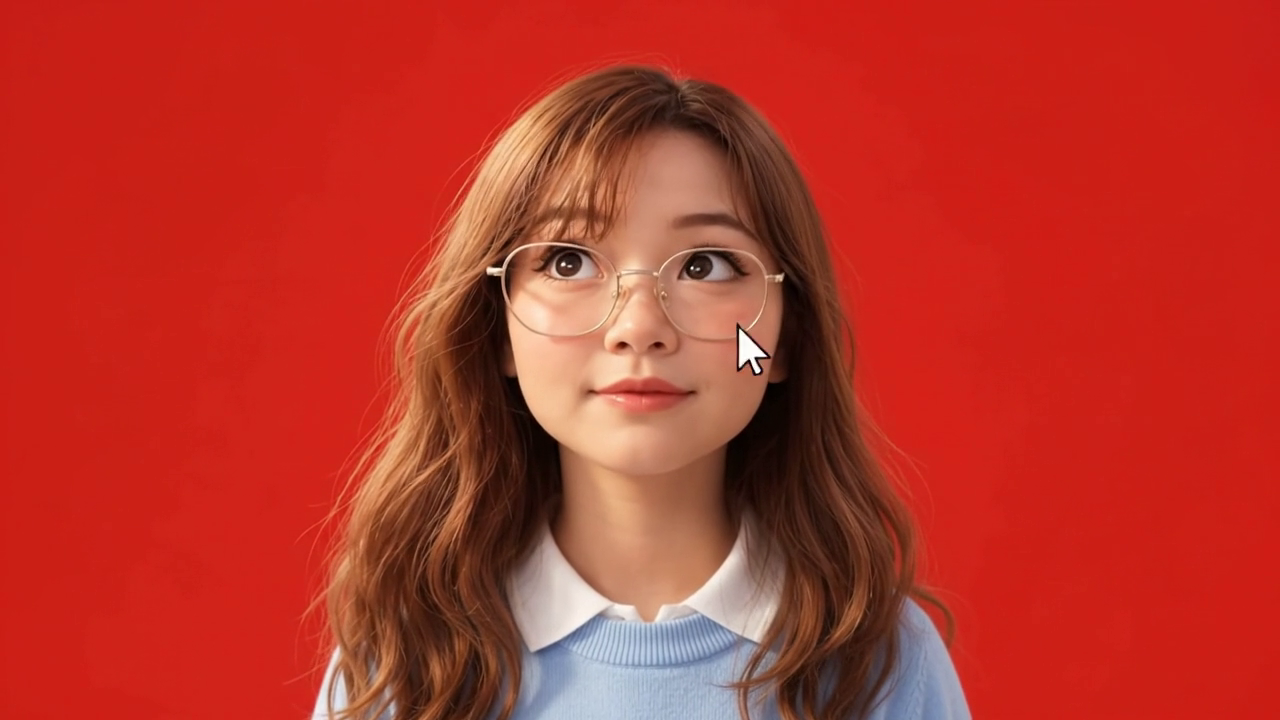
#> input picture frame 122 of <b>character.mp4<:b>/Character_tracking_cursor_animation_20260924223929.mp4, 1280 x 720 px
$ python clean_all_poses.py
#> lines starting #> are read from the running program, lines starting #| are printed output that depends on the picture; after the words box and inside, x2 and y2 are one past the last pixel; in counts of white or black regions, pixels touching at a corner belong together
import cv2
import numpy as np

def clean_frame(frame):
    img = frame.copy()
    h, w = img.shape[:2]

    # 1. Any white/black cursor outside the protected character region:
    # Character body/face region to protect:
    # Face: y 120..500, x 500..780
    # Shirt/collar: y 500..720, x 420..860

    # In background (everywhere else):
    # Any pixel where BGR is not near [22, 27, 198]
    bg_bgr = np.array([22, 27, 198], dtype=np.float32)
    diff = np.linalg.norm(img.astype(np.float32) - bg_bgr, axis=2)

    # Outside mask
    outside = np.ones((h, w), dtype=bool)
    outside[140:500, 480:800] = False # face
    outside[500:720, 380:900] = False # body/collar

    # Pixels outside character that deviate from background by > 35
    # (cursor, cursor shadow, edge artifacts)
    bad_pixels = outside & (diff > 35)

    # Also in the region x > 1000 or x < 350 or y < 100, replace bad pixels with exact background color
    # Because background is purely solid!
    img[bad_pixels] = [22, 27, 198]

    # Smooth the border around bad pixels to avoid sharp edges
    mask_bad = bad_pixels.astype(np.uint8) * 255
    kernel = cv2.getStructuringElement(cv2.MORPH_ELLIPSE, (3, 3))
    mask_dilated = cv2.dilate(mask_bad, kernel)

    # For any remaining small white cursor fragments near the edge of hair (e.g. x: 800..1050, y: 300..450):
    hair_margin = np.zeros((h, w), dtype=bool)
    hair_margin[250:420, 780:1050] = True
    white_cursor = hair_margin & ((img[:, :, 0] > 220) & (img[:, :, 1] > 220) & (img[:, :, 2] > 220))
    if np.any(white_cursor):
        w_mask = cv2.dilate(white_cursor.astype(np.uint8) * 255, cv2.getStructuringElement(cv2.MORPH_ELLIPSE, (7, 7)))
        img = cv2.inpaint(img, w_mask, 5, cv2.INPAINT_TELEA)

    return img

# Test clean_frame on 122, 136, 152, 168, 198, 234
cap = cv2.VideoCapture('<b>character.mp4<:b>/Character_tracking_cursor_animation_20260924223929.mp4')
for f in [122, 136, 152, 168, 198, 234]:
    cap.set(cv2.CAP_PROP_POS_FRAMES, f)
    ret, fr = cap.read()
    cl = clean_frame(fr)
    cv2.imwrite(f'scratch/test_poses/cleaned_{f}.png', cl)
#> this loop made 6 passes
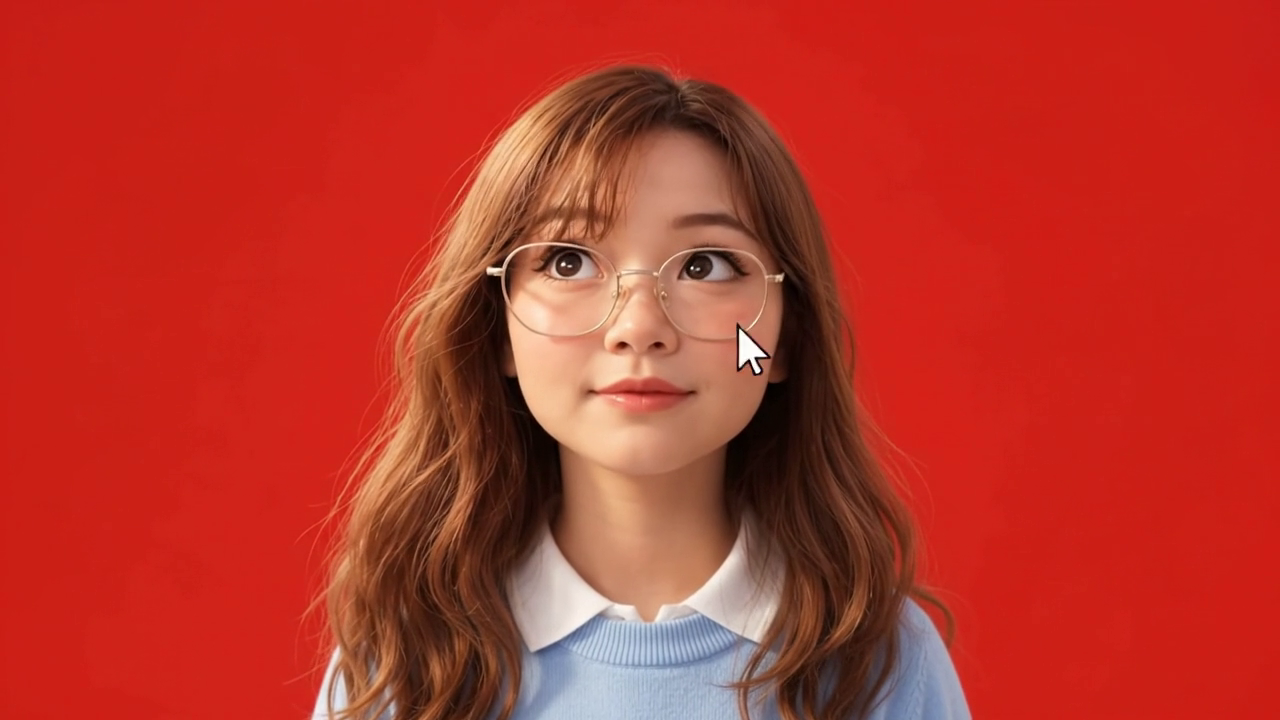
#> input picture frame 122 of <b>character.mp4<:b>/Character_tracking_cursor_animation_20260924223929.mp4, 1280 x 720 px
#> pass 1, in clean_frame, `diff = np.linalg.norm(img.astype(np.float32) - bg_bgr, axis=2)`:
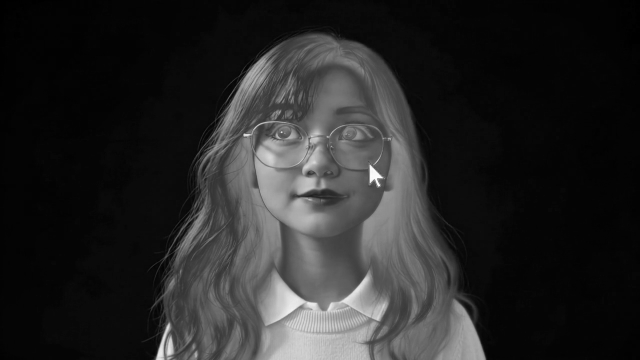
#> diff: shape (720, 1280) float32 (shown at 1/2 size); min 1, max 330.9, mean 52.4; drawn with min black and max white
#> pass 1, in clean_frame, `bad_pixels = outside & (diff > 35)`:
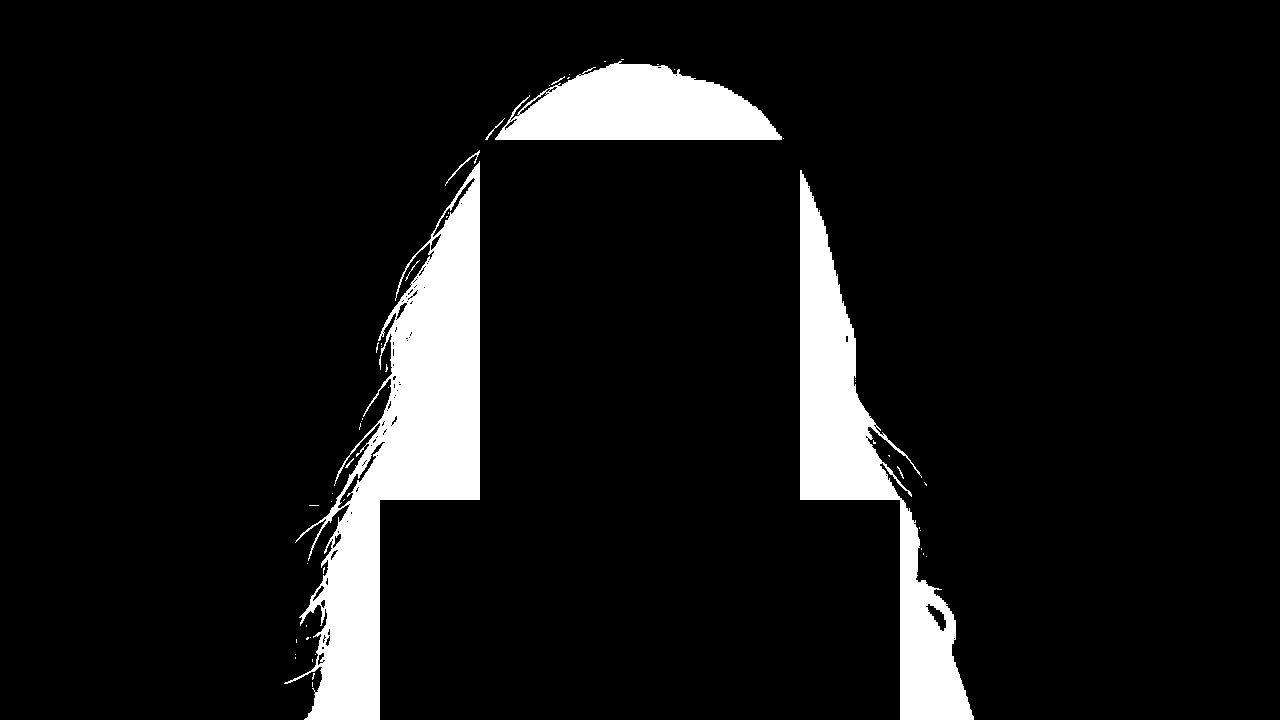
#> bad_pixels: shape (720, 1280) bool; 8.6% white; 53 white regions (44 under 20 px), largest, box (x1, y1, x2, y2) and area: (284, 161, 480, 720) 38613, (800, 170, 974, 720) 25462, (495, 61, 782, 140) 15154
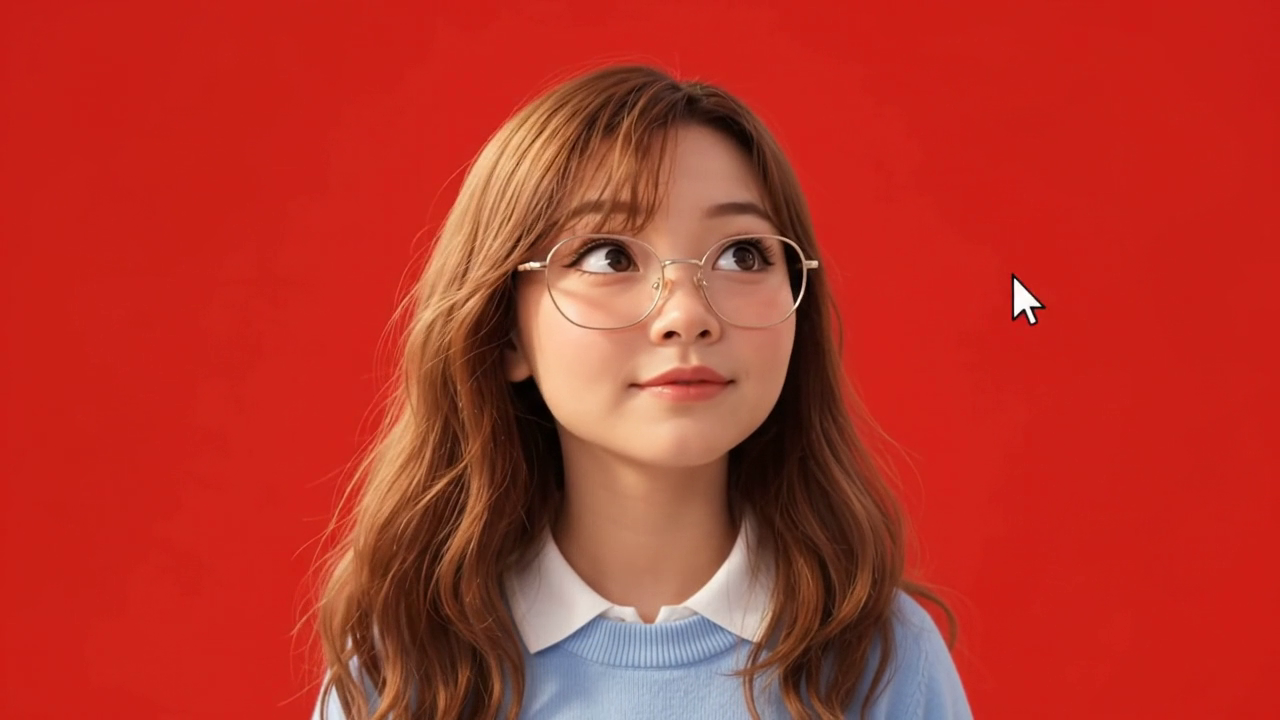
#> input picture frame 136 of <b>character.mp4<:b>/Character_tracking_cursor_animation_20260924223929.mp4, 1280 x 720 px
#> after the loop:
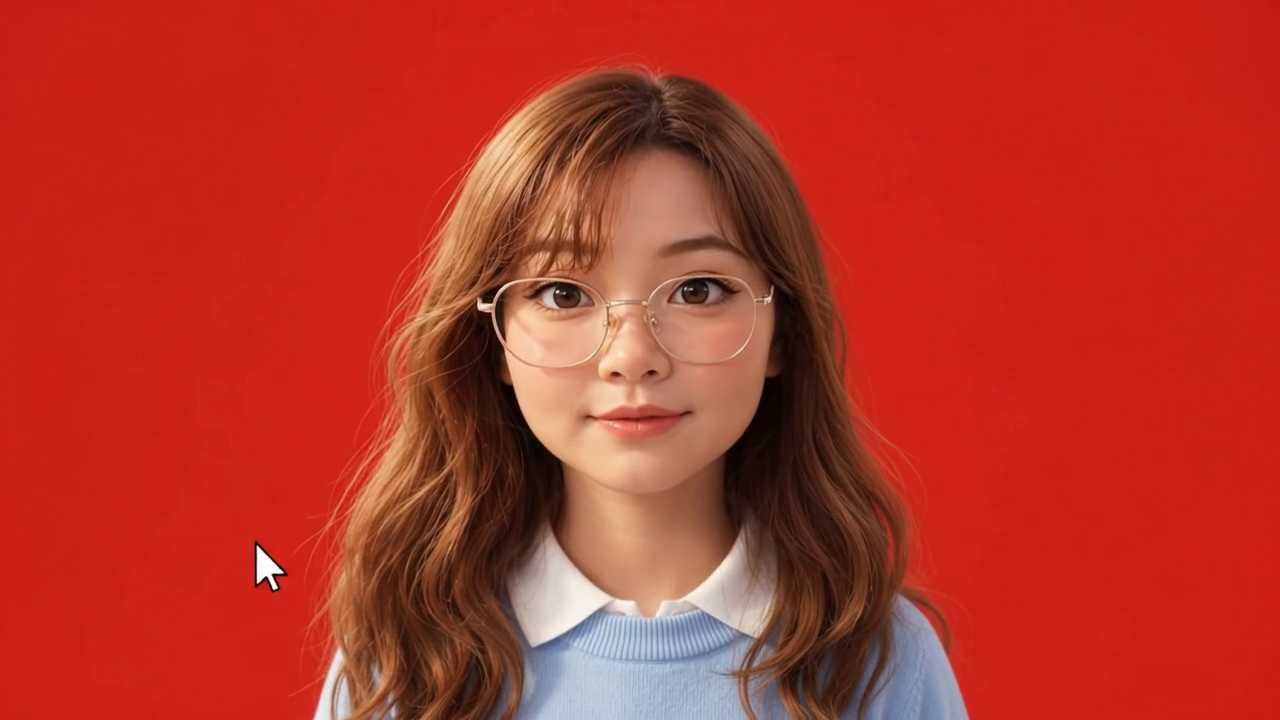
#> fr: shape (720, 1280, 3); mean B, G, R 40.2, 52.4, 182.1
cap.release()
print("Cleaned test poses saved")

$ run again, starting later in the video
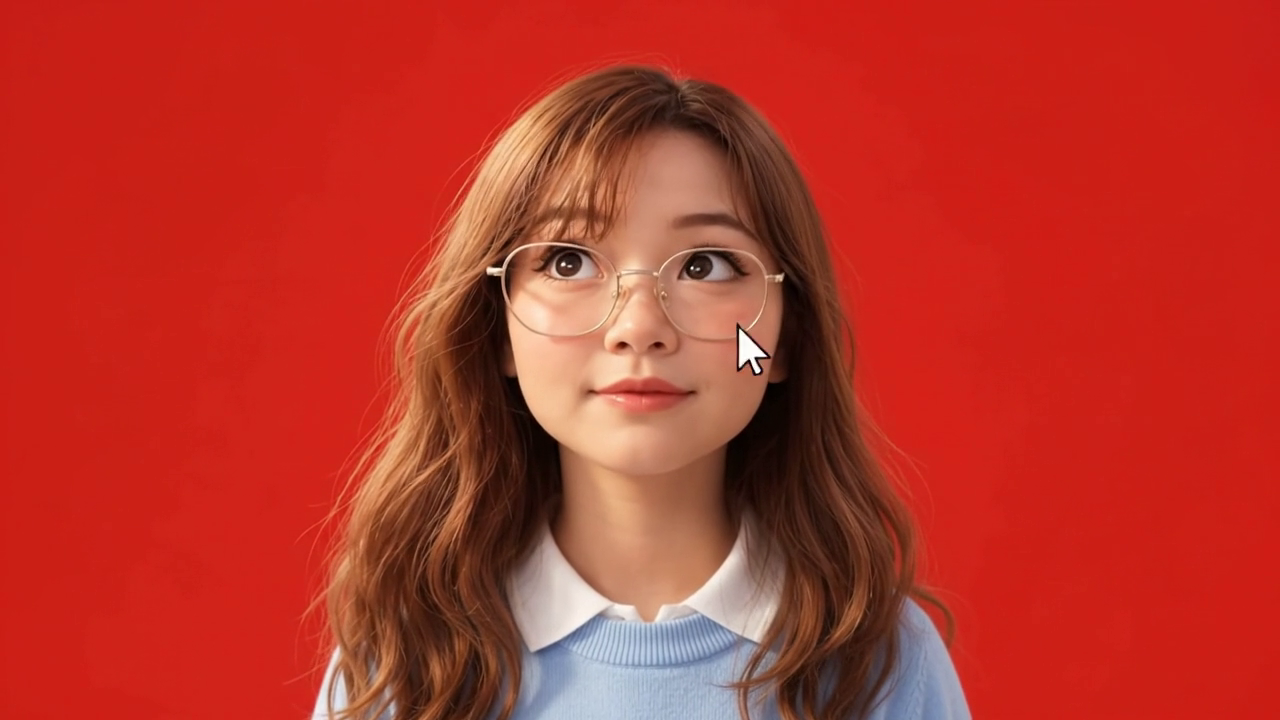
#> input picture frame 122 of <b>character.mp4<:b>/Character_tracking_cursor_animation_20260924223929.mp4, 1280 x 720 px
#> the loop `for f in [122, 136, 152, 168, 198, 234]:` made 6 passes
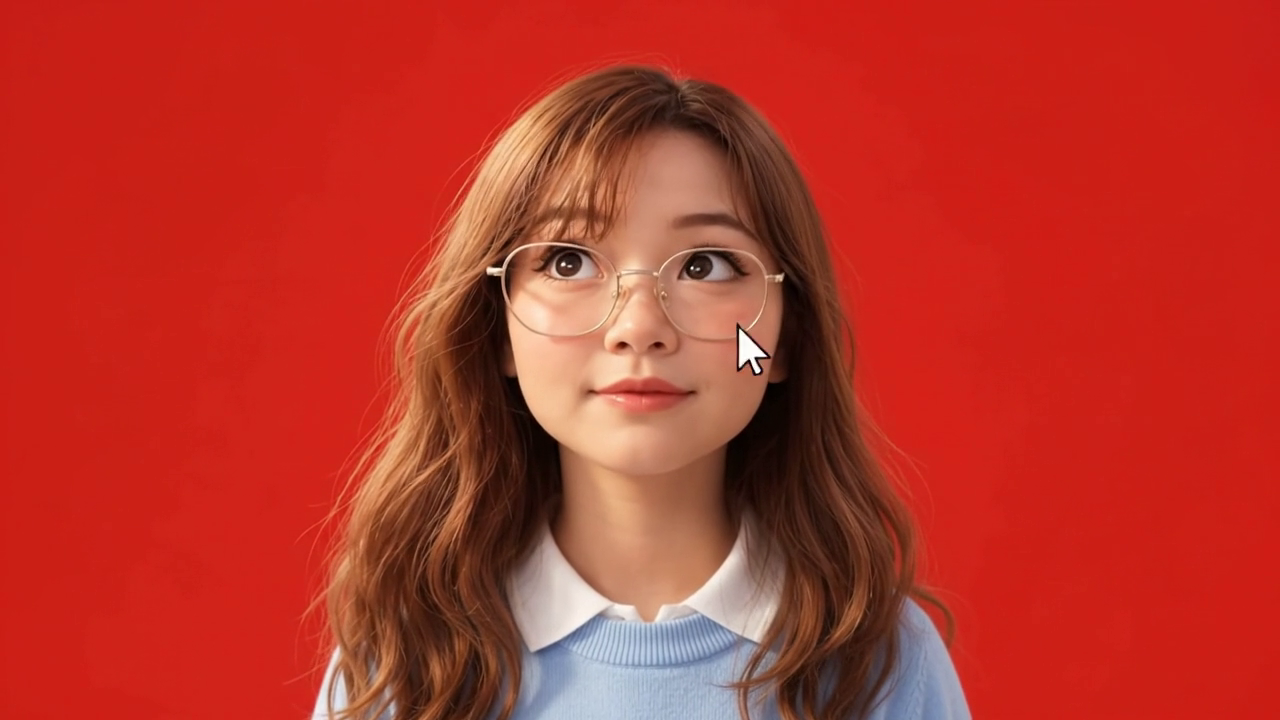
#> input picture frame 122 of <b>character.mp4<:b>/Character_tracking_cursor_animation_20260924223929.mp4, 1280 x 720 px
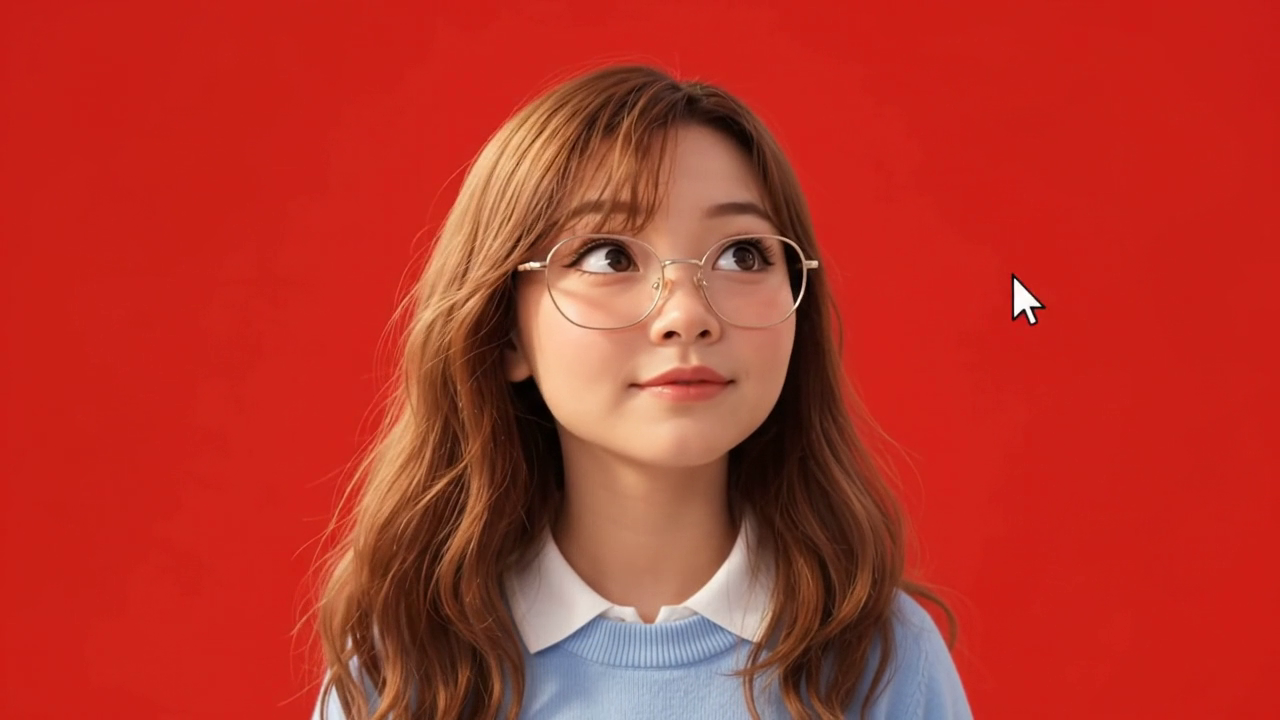
#> input picture frame 136 of <b>character.mp4<:b>/Character_tracking_cursor_animation_20260924223929.mp4, 1280 x 720 px
